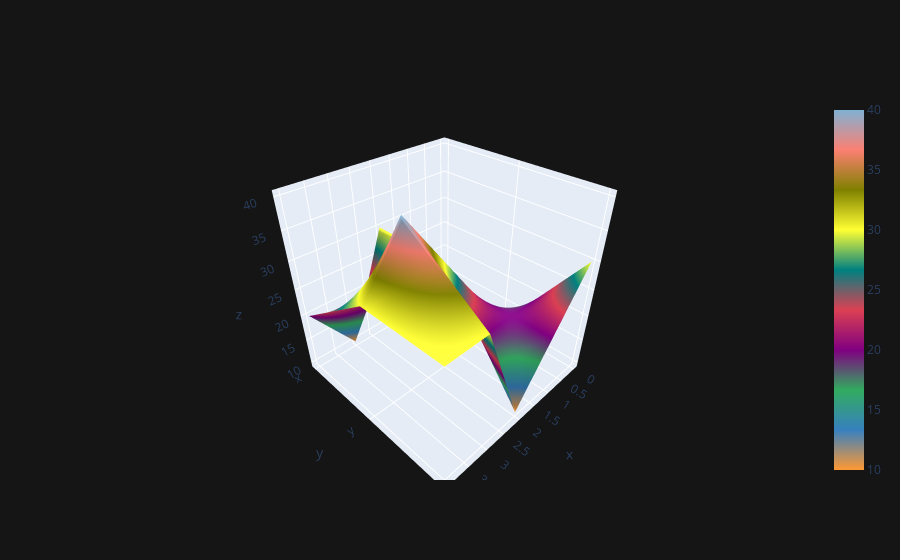

Here is the notebook cell this chart was saved with:
### Code cell
df3.iplot(kind='surface')

### Figure 1 — Plotly figure (JSON) as saved in the notebook; plotly's stock layout.template omitted (floating-point values rounded to 4 significant figures)
{"data": [{"colorscale": [[0, "rgb(255, 153, 51)"], [0.1111, "rgb(55, 128, 191)"], [0.2222, "rgb(50, 171, 96)"], [0.3333, "rgb(128, 0, 128)"], [0.4444, "rgb(219, 64, 82)"], [0.5556, "rgb(0, 128, 128)"], [0.6667, "rgb(255, 255, 51)"], [0.7778, "rgb(128, 128, 0)"], [0.8889, "rgb(251, 128, 114)"], [1, "rgb(128, 177, 211)"]], "type": "surface", "x": [0, 1, 2, 3, 4], "y": ["x", "y", "z"], "z": [[10, 20, 30, 10, 20], [10, 20, 30, 40, 30], [30, 20, 10, 30, 30]]}], "layout": {"legend": {"bgcolor": "#151516", "font": {"color": "#D9D9D9"}}, "paper_bgcolor": "#151516", "plot_bgcolor": "#151516", "title": {"font": {"color": "#D9D9D9"}}, "xaxis": {"gridcolor": "#434343", "showgrid": true, "tickfont": {"color": "#C2C2C2"}, "title": {"font": {"color": "#D9D9D9"}, "text": ""}, "zerolinecolor": "#666570"}, "yaxis": {"gridcolor": "#434343", "showgrid": true, "tickfont": {"color": "#C2C2C2"}, "title": {"font": {"color": "#D9D9D9"}, "text": ""}, "zerolinecolor": "#666570"}}}
